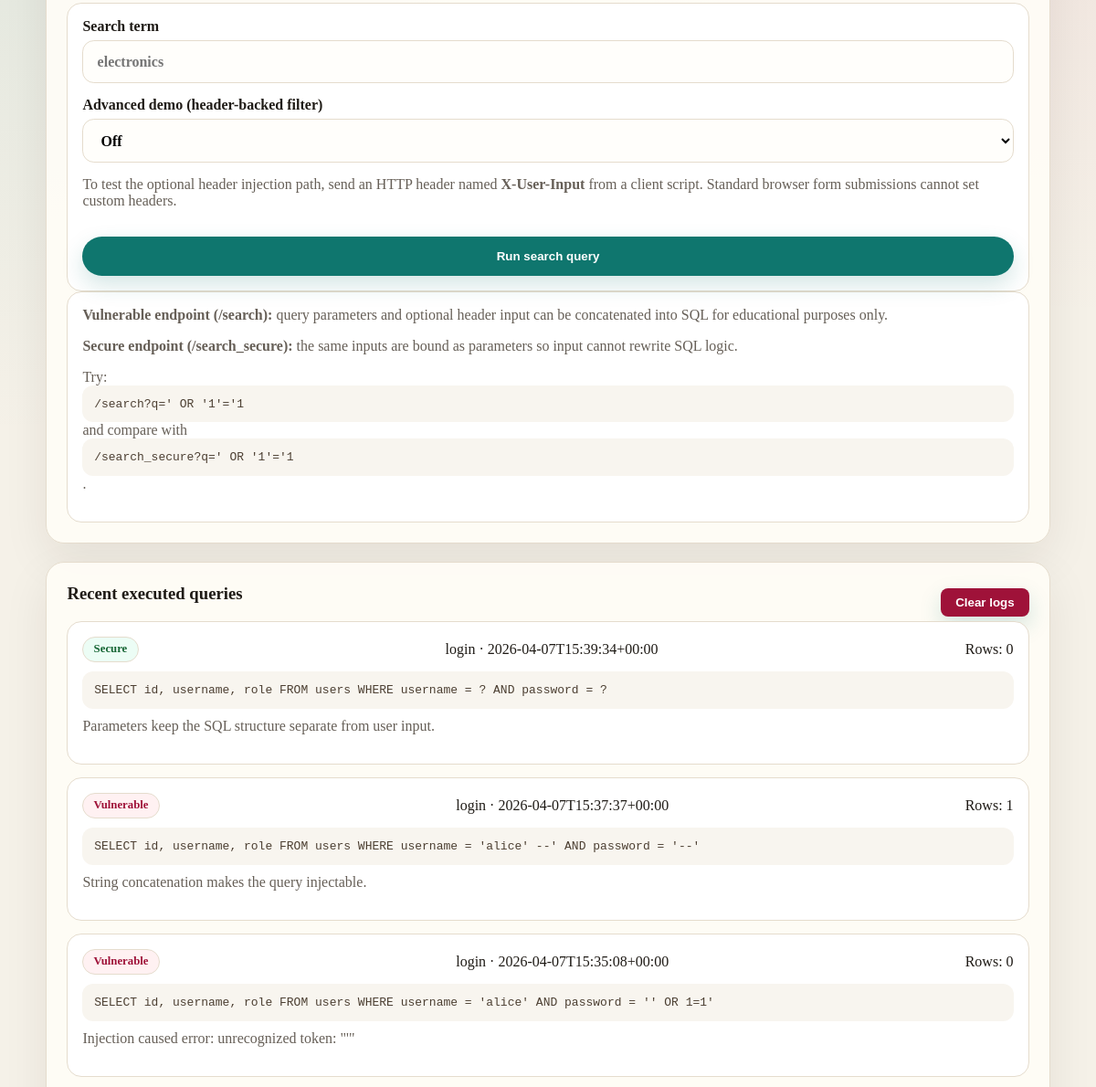
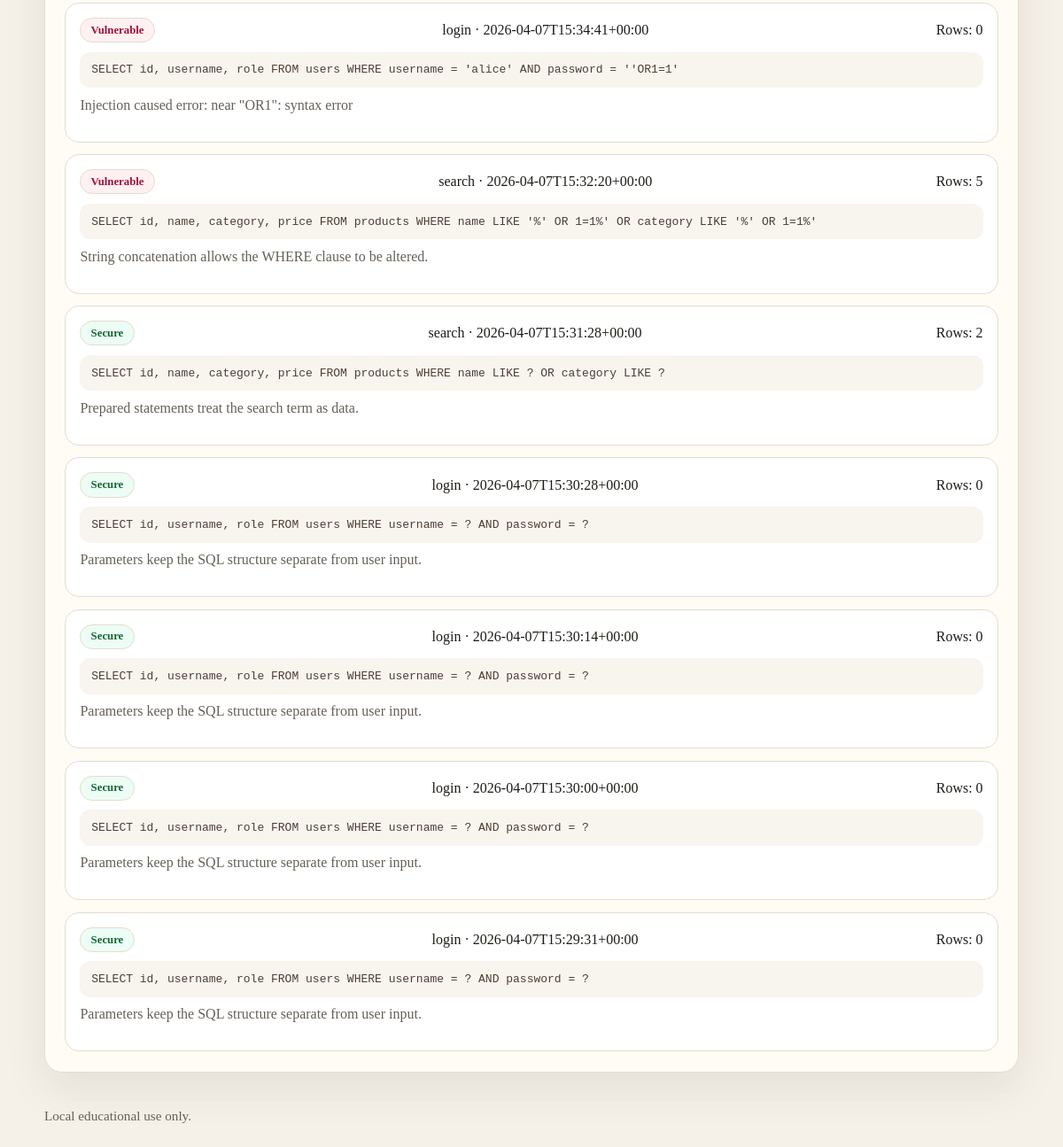
Before: /search (lower part) with the older database file (2 pictures, top to bottom).
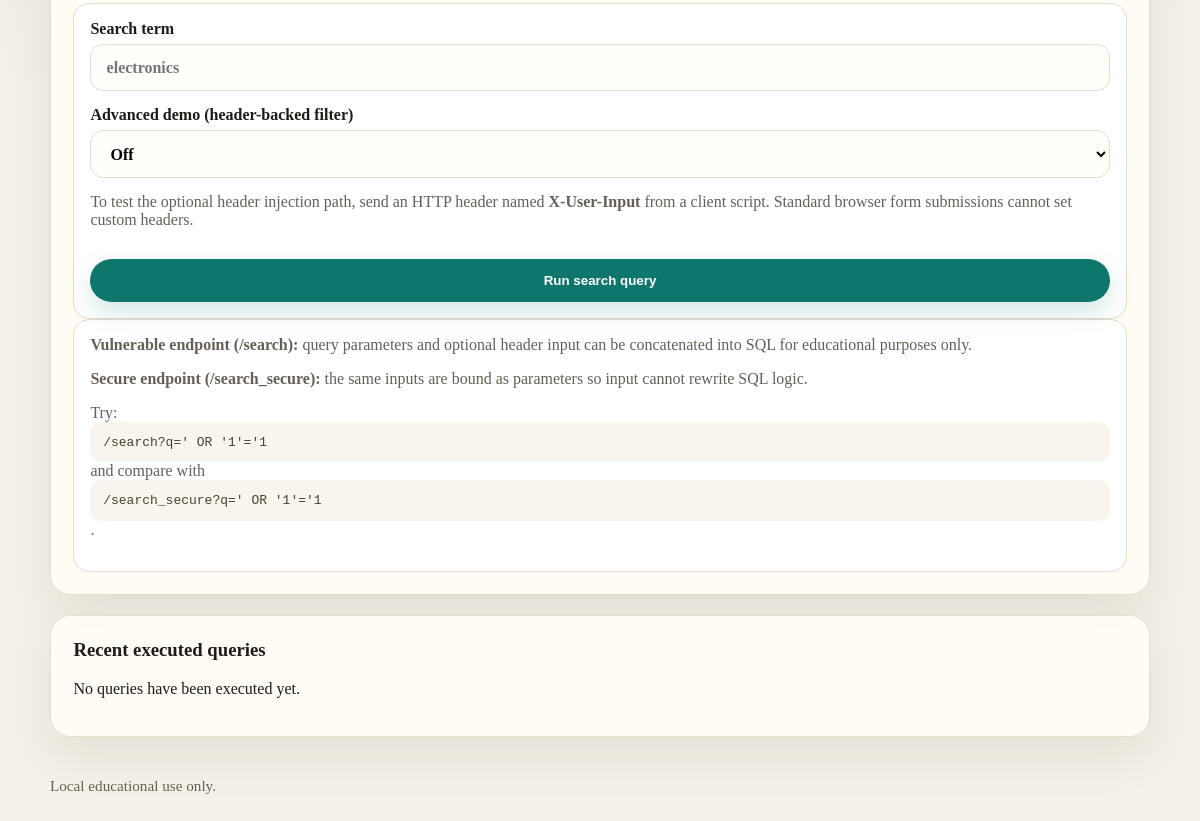
After: the same page with the newer database file.
### tables this page shows
CREATE TABLE query_logs (
            id INTEGER PRIMARY KEY AUTOINCREMENT,
            created_at TEXT NOT NULL,
            action TEXT NOT NULL,
            mode TEXT NOT NULL,
            sql_text TEXT NOT NULL,
            params_text TEXT NOT NULL,
            result_count INTEGER NOT NULL,
            note TEXT NOT NULL
        );

### app.py (the view, shortened to what this page needs)
@app.route("/search", methods=["GET"])
def search_vulnerable():
    query_text = request.args.get("q", "").strip()
    header_input = request.headers.get("X-User-Input", "").strip()
    use_header = request.args.get("use_header", "0") == "1"
    results = []
    error = None
    header_demo_status = ""
    app.logger.info("Raw HTTP input for /search | q=%r | X-User-Input=%r | use_header=%s", query_text, header_input, use_header)
    return render_template(
        "search.html",
        mode="vulnerable",
        endpoint_label="Vulnerable HTTP Query Endpoint",
        submit_url=url_for("search_vulnerable"),
        switch_url=url_for("search_secure"),
        switch_label="Go To Secure HTTP Endpoint",
        query_text=query_text,
        use_header=use_header,
        header_input=header_input,
        header_demo_status=header_demo_status,
        error=error,
        results=results,
        query_logs=fetch_query_logs(),
    )

### app.py (called while the page is built)
def get_db():
    if "db" not in g:
        connection = sqlite3.connect(DB_PATH)
        connection.row_factory = sqlite3.Row
        g.db = connection
    return g.db

def fetch_query_logs(limit=10):
    database = get_db()
    return database.execute(
        "SELECT created_at, action, mode, sql_text, params_text, result_count, note FROM query_logs ORDER BY id DESC LIMIT ?",
        (limit,),
    ).fetchall()

@app.context_processor
def inject_globals():
    return {"current_year": datetime.now().year}

### templates/search.html (shortened to what this page needs)
{% extends 'base.html' %}
{% block content %}
<section class="panel">
    <form method="get" action="{{ submit_url }}" class="form-card">
        <label>
            Search term
            <input type="text" name="q" placeholder="electronics" value="{{ query_text }}">
        </label>
        <label>
            Advanced demo (header-backed filter)
            <select name="use_header">
                <option value="0" {% if not use_header %}selected{% endif %}>Off</option>
            </select>
        </label>
        <p class="note">To test the optional header injection path, send an HTTP header named <strong>X-User-Input</strong> from a client script. Standard browser form submissions cannot set custom headers.</p>
        <button type="submit">Run search query</button>
    </form>
    <div class="explain">
        <p><strong>Vulnerable endpoint (/search):</strong> query parameters and optional header input can be concatenated into SQL for educational purposes only.</p>
        <p><strong>Secure endpoint (/search_secure):</strong> the same inputs are bound as parameters so input cannot rewrite SQL logic.</p>
        <p class="note">Try: <code>/search?q=' OR '1'='1</code> and compare with <code>/search_secure?q=' OR '1'='1</code>.</p>
    </div>
</section>
<section class="panel">
    <div style="display: flex; justify-content: space-between; align-items: center;">
        <h3>Recent executed queries</h3>
        {% if query_logs %}
        <form method="post" action="{{ url_for('clear_logs') }}" style="margin: 0;">
            <button type="submit" style="background: #9f1239; padding: 0.5rem 1rem; border-radius: 0.5rem; color: white; border: none; font-weight: 700; cursor: pointer;">Clear logs</button>
        </form>
        {% endif %}
    </div>
    <div class="log-list">
        {% for log in query_logs %}
        <article class="log-entry">
            <div class="log-meta">
                <span class="badge {{ log['mode'] }}">{{ log['mode']|capitalize }}</span>
                <span>{{ log['action'] }} · {{ log['created_at'] }}</span>
                <span>Rows: {{ log['result_count'] }}</span>
            </div>
            <code>{{ log['sql_text'] }}</code>
            <p>{{ log['note'] }}</p>
        </article>
        {% else %}
        <p>No queries have been executed yet.</p>
        {% endfor %}
    </div>
</section>
{% endblock %}

### templates/base.html (shortened to what this page needs)
<!doctype html>
<html lang="en">
<head>
    <link rel="stylesheet" href="{{ url_for('static', filename='style.css') }}">
</head>
<body>
    <main class="container">
        {% block content %}{% endblock %}
    </main>
    <footer class="footer">
        <p>Local educational use only.</p>
    </footer>
</body>
</html>

### static/style.css (style rules this page uses)
:root { color-scheme: light; --bg: #f5f1e8; --panel: #fffdf7; --text: #1f1b16; --muted: #665f57; --accent: #0f766e; --accent-dark: #115e59; --danger: #9f1239; --border: #e5dccd; --shadow: 0 18px 50px rgba(44, 29, 12, 0.08); }
* { box-sizing: border-box; }
body { margin: 0; font-family: Georgia, "Times New Roman", serif; color: var(--text); background: radial-gradient(circle at top left, rgba(15, 118, 110, 0.12), transparent 28%), radial-gradient(circle at top right, rgba(159, 18, 57, 0.09), transparent 24%), var(--bg); }
.topbar, .container, .footer { width: min(1100px, calc(100% - 2rem)); margin: 0 auto; }
h1, h2, h3, p { margin-top: 0; }
.lede, .note, .explain p, .footer p, .log-entry p { color: var(--muted); }
.nav a, .button, button { display: inline-flex; align-items: center; justify-content: center; border-radius: 999px; border: 1px solid transparent; padding: 0.8rem 1.05rem; font-weight: 700; transition: transform 0.18s ease, box-shadow 0.18s ease, background 0.18s ease; }
.button, button { background: var(--accent); color: white; box-shadow: 0 10px 24px rgba(15, 118, 110, 0.18); }
.container { display: grid; gap: 1.25rem; padding-bottom: 2rem; }
.panel { background: rgba(255, 253, 247, 0.92); border: 1px solid var(--border); border-radius: 1.25rem; padding: 1.4rem; box-shadow: var(--shadow); }
.mode-card, .form-card, .result-box, .explain, .log-entry { border: 1px solid var(--border); border-radius: 1rem; background: white; padding: 1rem; }
.mode-card, .form-card { display: grid; gap: 0.9rem; }
label { display: grid; gap: 0.4rem; font-weight: 700; }
input, select { width: 100%; padding: 0.85rem 0.95rem; border: 1px solid var(--border); border-radius: 0.8rem; font: inherit; background: #fffefb; }
code { display: block; white-space: pre-wrap; word-break: break-word; background: #f8f5ef; border-radius: 0.75rem; padding: 0.8rem; color: #4c3f32; }
.log-list { display: grid; gap: 0.85rem; }
.footer { padding: 0.5rem 0 2rem; font-size: 0.95rem; }

Changed rows visible on the page:
removed query_logs: mode "Secure", action "login", created_at "2026-04-07T15:39:34+00:00", result_count "0", sql_text "SELECT id, username, role FROM users WHERE username = ? AND password = ?", note "Parameters keep the SQL structure separate from user input."
removed query_logs: mode "Vulnerable", action "login", created_at "2026-04-07T15:37:37+00:00", result_count "1", sql_text "SELECT id, username, role FROM users WHERE username = 'alice' --' AND password = '--'", note "String concatenation makes the query injectable."
removed query_logs: mode "Vulnerable", action "login", created_at "2026-04-07T15:35:08+00:00", result_count "0", sql_text "SELECT id, username, role FROM users WHERE username = 'alice' AND password = '' OR 1=1'", note "Injection caused error: unrecognized token: \"'\""
removed query_logs: mode "Vulnerable", action "login", created_at "2026-04-07T15:34:41+00:00", result_count "0", sql_text "SELECT id, username, role FROM users WHERE username = 'alice' AND password = ''OR1=1'", note "Injection caused error: near \"OR1\": syntax error"
removed query_logs: mode "Vulnerable", action "search", created_at "2026-04-07T15:32:20+00:00", result_count "5", sql_text "SELECT id, name, category, price FROM products WHERE name LIKE '%' OR 1=1%' OR category LIKE '%' OR 1=1%'", note "String concatenation allows the WHERE clause to be altered."
removed query_logs: mode "Secure", action "search", created_at "2026-04-07T15:31:28+00:00", result_count "2", sql_text "SELECT id, name, category, price FROM products WHERE name LIKE ? OR category LIKE ?", note "Prepared statements treat the search term as data."
removed query_logs: mode "Secure", action "login", created_at "2026-04-07T15:30:28+00:00", result_count "0", sql_text "SELECT id, username, role FROM users WHERE username = ? AND password = ?", note "Parameters keep the SQL structure separate from user input."
removed query_logs: mode "Secure", action "login", created_at "2026-04-07T15:30:14+00:00", result_count "0", sql_text "SELECT id, username, role FROM users WHERE username = ? AND password = ?", note "Parameters keep the SQL structure separate from user input."
removed query_logs: mode "Secure", action "login", created_at "2026-04-07T15:30:00+00:00", result_count "0", sql_text "SELECT id, username, role FROM users WHERE username = ? AND password = ?", note "Parameters keep the SQL structure separate from user input."
removed query_logs: mode "Secure", action "login", created_at "2026-04-07T15:29:31+00:00", result_count "0", sql_text "SELECT id, username, role FROM users WHERE username = ? AND password = ?", note "Parameters keep the SQL structure separate from user input."
Other visible differences:
text no longer shown: "Clear logs"
text now shown: "No queries have been executed yet."
